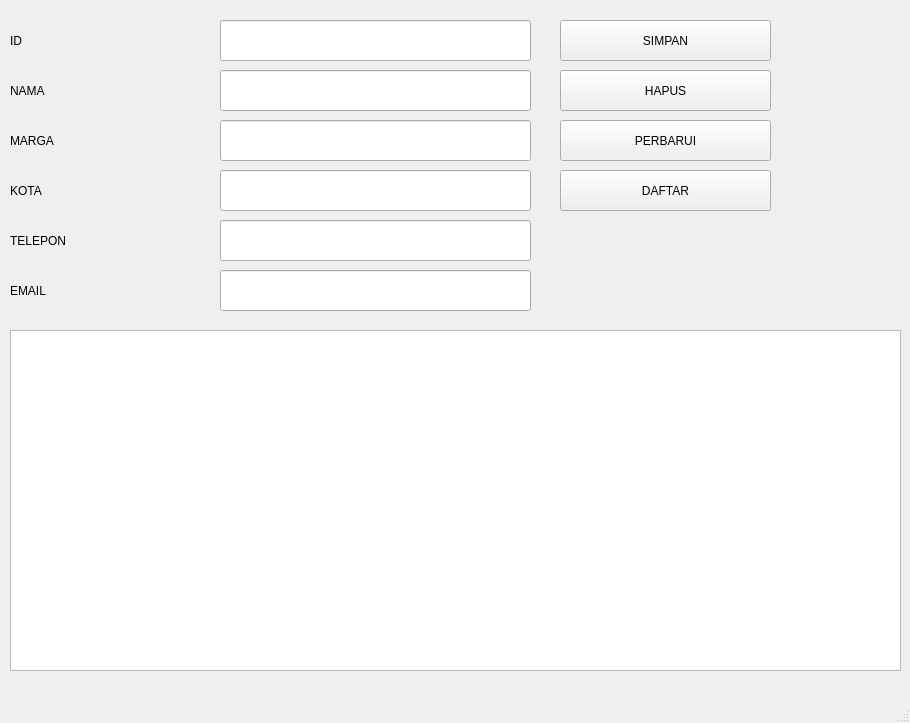
<?xml version="1.0" encoding="UTF-8"?>
<ui version="4.0">
 <class>MainWindow</class>
 <widget class="QMainWindow" name="MainWindow">
  <property name="geometry">
   <rect>
    <x>0</x>
    <y>0</y>
    <width>910</width>
    <height>723</height>
   </rect>
  </property>
  <property name="windowTitle">
   <string>MainWindow</string>
  </property>
  <widget class="QWidget" name="centralwidget">
   <widget class="QPushButton" name="btnSimpan">
    <property name="geometry">
     <rect>
      <x>560</x>
      <y>20</y>
      <width>211</width>
      <height>41</height>
     </rect>
    </property>
    <property name="text">
     <string>SIMPAN</string>
    </property>
   </widget>
   <widget class="QPushButton" name="btnHapus">
    <property name="geometry">
     <rect>
      <x>560</x>
      <y>70</y>
      <width>211</width>
      <height>41</height>
     </rect>
    </property>
    <property name="text">
     <string>HAPUS</string>
    </property>
   </widget>
   <widget class="QPushButton" name="btnPerbarui">
    <property name="geometry">
     <rect>
      <x>560</x>
      <y>120</y>
      <width>211</width>
      <height>41</height>
     </rect>
    </property>
    <property name="text">
     <string>PERBARUI</string>
    </property>
   </widget>
   <widget class="QPushButton" name="btnDaftar">
    <property name="geometry">
     <rect>
      <x>560</x>
      <y>170</y>
      <width>211</width>
      <height>41</height>
     </rect>
    </property>
    <property name="text">
     <string>DAFTAR</string>
    </property>
   </widget>
   <widget class="QLineEdit" name="txtID">
    <property name="geometry">
     <rect>
      <x>220</x>
      <y>20</y>
      <width>311</width>
      <height>41</height>
     </rect>
    </property>
   </widget>
   <widget class="QLineEdit" name="txtNama">
    <property name="geometry">
     <rect>
      <x>220</x>
      <y>70</y>
      <width>311</width>
      <height>41</height>
     </rect>
    </property>
   </widget>
   <widget class="QLineEdit" name="txtMarga">
    <property name="geometry">
     <rect>
      <x>220</x>
      <y>120</y>
      <width>311</width>
      <height>41</height>
     </rect>
    </property>
   </widget>
   <widget class="QLineEdit" name="txtKota">
    <property name="geometry">
     <rect>
      <x>220</x>
      <y>170</y>
      <width>311</width>
      <height>41</height>
     </rect>
    </property>
   </widget>
   <widget class="QLineEdit" name="txtTelepon">
    <property name="geometry">
     <rect>
      <x>220</x>
      <y>220</y>
      <width>311</width>
      <height>41</height>
     </rect>
    </property>
   </widget>
   <widget class="QLineEdit" name="txtEmail">
    <property name="geometry">
     <rect>
      <x>220</x>
      <y>270</y>
      <width>311</width>
      <height>41</height>
     </rect>
    </property>
   </widget>
   <widget class="QLabel" name="lblID">
    <property name="geometry">
     <rect>
      <x>10</x>
      <y>20</y>
      <width>201</width>
      <height>41</height>
     </rect>
    </property>
    <property name="text">
     <string>ID</string>
    </property>
   </widget>
   <widget class="QLabel" name="lblNama">
    <property name="geometry">
     <rect>
      <x>10</x>
      <y>70</y>
      <width>201</width>
      <height>41</height>
     </rect>
    </property>
    <property name="text">
     <string>NAMA</string>
    </property>
   </widget>
   <widget class="QLabel" name="lblMarga">
    <property name="geometry">
     <rect>
      <x>10</x>
      <y>120</y>
      <width>201</width>
      <height>41</height>
     </rect>
    </property>
    <property name="text">
     <string>MARGA</string>
    </property>
   </widget>
   <widget class="QLabel" name="lblKota">
    <property name="geometry">
     <rect>
      <x>10</x>
      <y>170</y>
      <width>201</width>
      <height>41</height>
     </rect>
    </property>
    <property name="text">
     <string>KOTA</string>
    </property>
   </widget>
   <widget class="QLabel" name="lblTelepon">
    <property name="geometry">
     <rect>
      <x>10</x>
      <y>220</y>
      <width>201</width>
      <height>41</height>
     </rect>
    </property>
    <property name="text">
     <string>TELEPON</string>
    </property>
   </widget>
   <widget class="QLabel" name="lblEmail">
    <property name="geometry">
     <rect>
      <x>10</x>
      <y>270</y>
      <width>201</width>
      <height>41</height>
     </rect>
    </property>
    <property name="text">
     <string>EMAIL</string>
    </property>
   </widget>
   <widget class="QTableWidget" name="tblDaftar">
    <property name="geometry">
     <rect>
      <x>10</x>
      <y>330</y>
      <width>891</width>
      <height>341</height>
     </rect>
    </property>
   </widget>
  </widget>
  <widget class="QMenuBar" name="menubar">
   <property name="geometry">
    <rect>
     <x>0</x>
     <y>0</y>
     <width>910</width>
     <height>21</height>
    </rect>
   </property>
  </widget>
  <widget class="QStatusBar" name="statusbar"/>
 </widget>
 <resources/>
 <connections/>
</ui>
